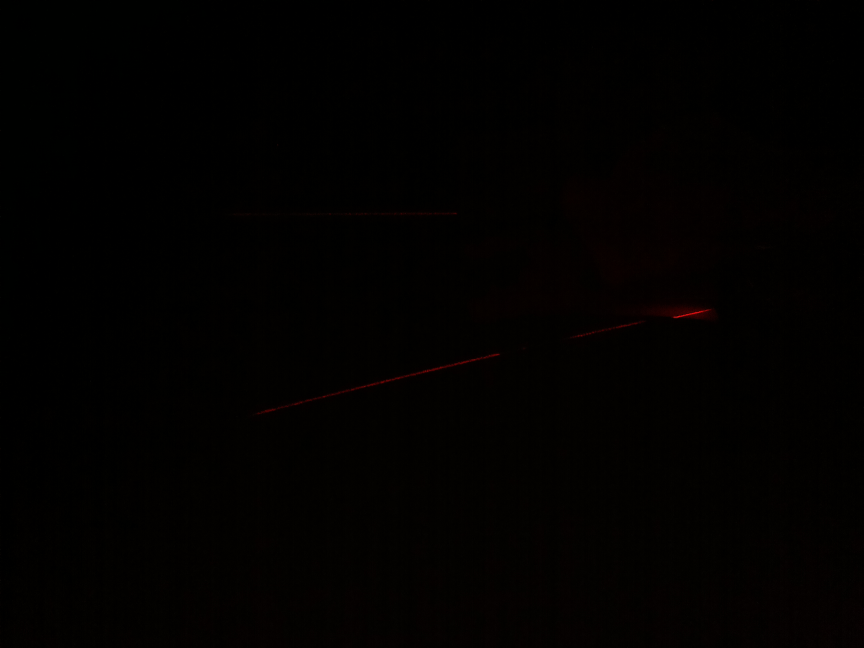
#> input picture map_pics/TueNov50407562013-1_99082.jpg, 2592 x 1944 px, found by its file name (shown at 1/3 size)
$ python -i las-trac.py   (imports and definitions only)
#> lines starting #> are read from the running program, lines starting #| are printed output that depends on the picture; after the words box and inside, x2 and y2 are one past the last pixel; in counts of white or black regions, pixels touching at a corner belong together
#!/usr/local/bin/python
import cv2
import numpy as np
from subprocess import Popen, PIPE
import time
import serial

class ctrl:
	PING = "5"
	COMPASS = "6"
	LASER_ON = "7"
	LASER_OFF = "8"

class Chassis():

  def __init__(self):
    self.com = serial.Serial('/dev/ttyAMA0', '9600', timeout = None)
    time.sleep(2)

  def ping(self):
    self.com.write(ctrl.PING) # command for ping data
    self.com.flush()
    time.sleep(0.2)
    return  self.com.readline()


  def compass(self):
    self.com.write(ctrl.COMPASS)  # command for compass data
    time.sleep(0.2)
    return  self.com.readline()

    self.com.flush()

  def las_on(self):
    self.com.write(ctrl.LASER_ON)  # toggle laser
    self.com.flush()

  def las_off(self):
    self.com.write(ctrl.LASER_OFF)  # toggle laser
    self.com.flush()

class imager():
  def cap(self, im):
    chassis.las_on()
    process = Popen(['python', 'stilpy.py', '--image', '{0}'.format(im)], stdout=PIPE)
    value, err  = process.communicate()
    print(value)
    chassis.las_off()


def basic(z):
#> called with z = 'map_pics/TueNov50407562013-1_99082.jpg'
  img = cv2.imread('map_pics/{0}'.format(z))
#> img is the input picture: shape (1944, 2592, 3); mean B, G, R 0.2, 1, 2.1
  hsv = cv2.cvtColor(img, cv2.COLOR_BGR2HSV)
#> hsv: shape (1944, 2592, 3); mean H, S, V 13.6, 191.5, 2.2
  (hue, sat, val)  = cv2.split(hsv)
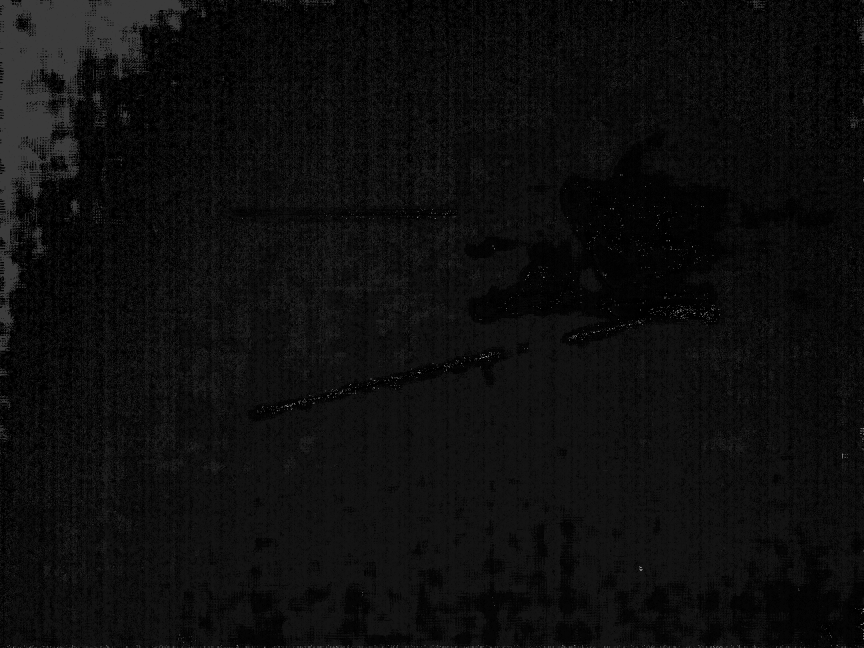
#> hue: shape (1944, 2592) (shown at 1/3 size); min 0, max 179, mean 13.6
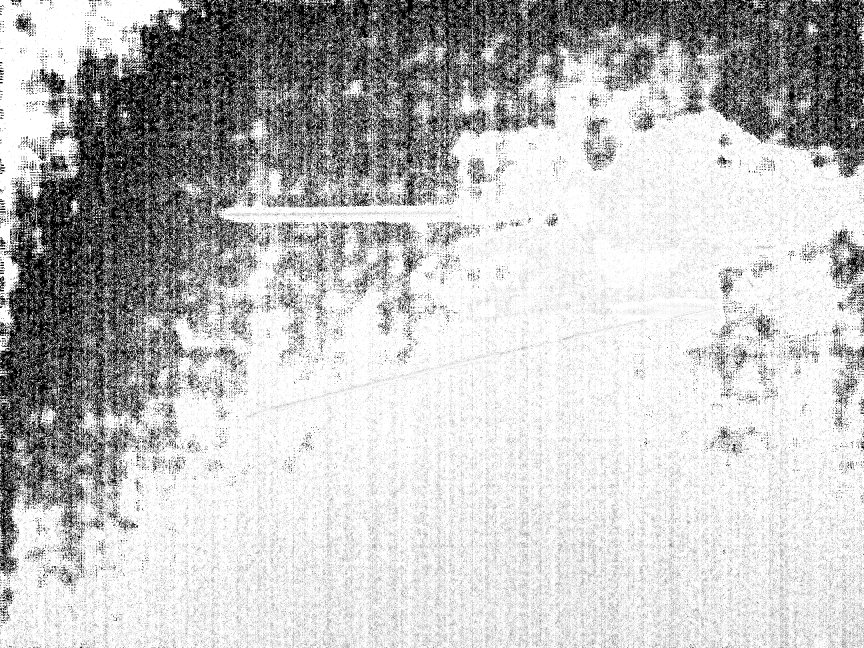
#> sat: shape (1944, 2592) (shown at 1/3 size); min 0, max 255, mean 191.5
  hf, hue  = cv2.threshold(hue, 0, 20, cv2.THRESH_BINARY)
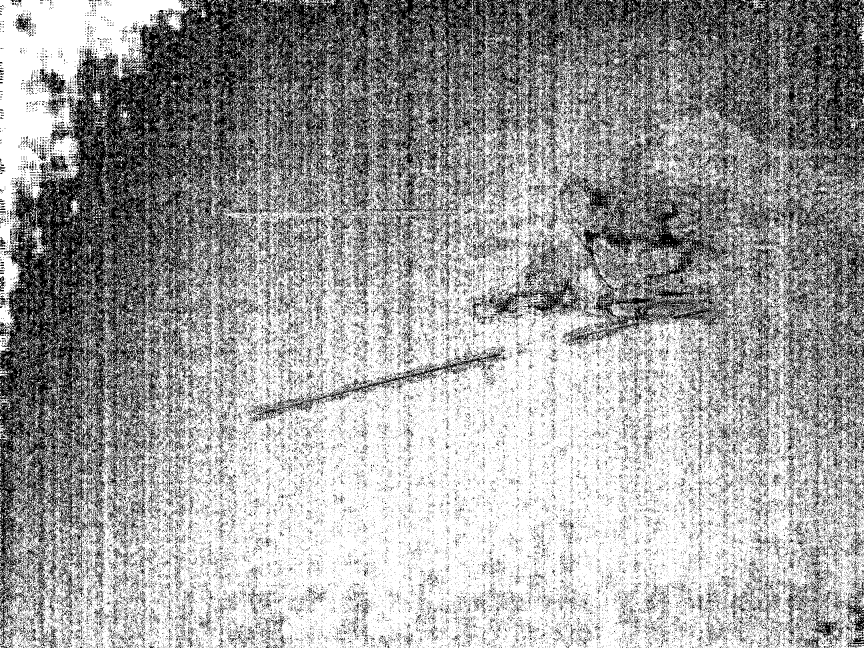
#> hue: shape (1944, 2592) (shown at 1/3 size); values 0 (black) and 20 (white), 62.7% white; black in thin lines or dots
  sf, sat  = cv2.threshold(sat, 254, 255, cv2.THRESH_BINARY)
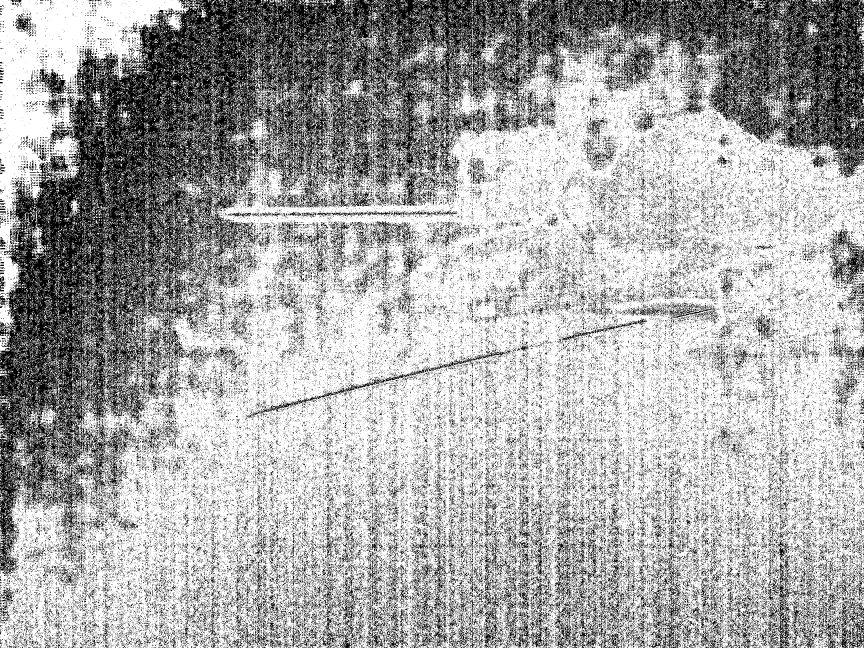
#> sat: shape (1944, 2592) (shown at 1/3 size); 66.8% white; black in thin lines or dots
  vf, val  = cv2.threshold(val, 200, 220, cv2.THRESH_BINARY)
#> val: shape (1944, 2592); values 0 (black) and 220 (white), 0% white in thin lines or dots, all inside (x1, y1, x2, y2) = (2031, 934, 2105, 952)
  mrgd = cv2.merge([hue, sat, val])
#> mrgd: shape (1944, 2592, 3); mean H, S, V 12.5, 170.3, 0
  bgr = cv2.cvtColor(mrgd, cv2.COLOR_HSV2BGR)
  gray = cv2.cvtColor(bgr, cv2.COLOR_BGR2GRAY)
  cv2.imwrite("map_pics/h-{0}".format(z), gray)

chassis = Chassis()

x = time.asctime().replace(' ' , '')
x = x.replace(':','')
# [1 line not run here, left out]
x = x.replace('.','_')
x=x[:25]
# [1 line not run here, left out]
trial = imager()
# [2 lines not run here, left out]

>>> result = basic('map_pics/TueNov50407562013-1_99082.jpg')
